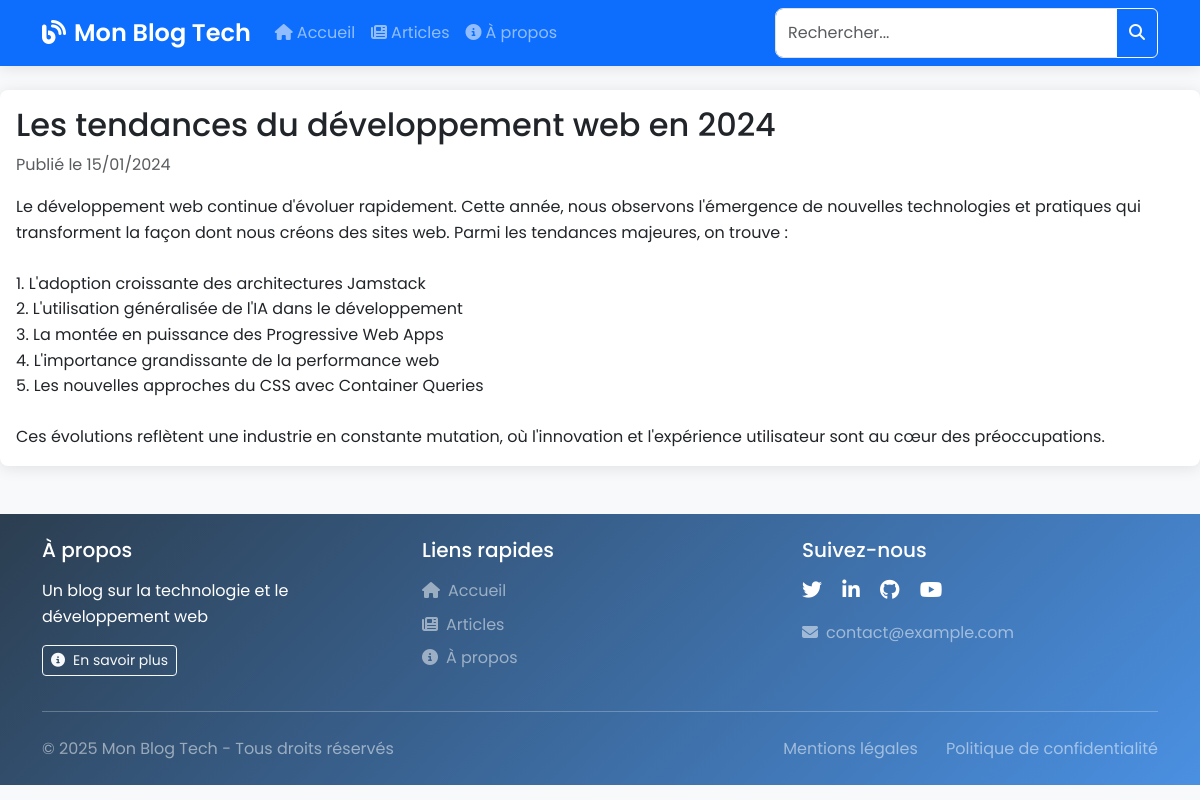
Page /jour5/articles/article.php?id=1 on the committed database.
### tables this page shows
CREATE TABLE IF NOT EXISTS articles (
    id INT AUTO_INCREMENT PRIMARY KEY,
    titre VARCHAR(255) NOT NULL,
    contenu TEXT NOT NULL,
    date_creation TIMESTAMP DEFAULT CURRENT_TIMESTAMP
);

### jour5/articles/article.php (the view, shortened to what this page needs)
<?php
require_once('../includes/db.php');
require_once('../includes/header.php');
if (isset($_GET['id'])) {
    $article_id = $_GET['id'];
    $stmt = $pdo->prepare("SELECT * FROM articles WHERE id = ?");
    $stmt->execute([$article_id]);
    $article = $stmt->fetch();
    if ($article) {
        echo '<div class="card mb-4">';
        echo '<div class="card-body">';
        echo '<h2 class="card-title">' . htmlspecialchars($article['titre']) . '</h2>';
        echo '<p class="text-muted">Publié le ' . date('d/m/Y', strtotime($article['date_creation'])) . '</p>';
        echo '<div class="card-text">' . nl2br(htmlspecialchars($article['contenu'])) . '</div>';
        echo '</div>';
        echo '</div>';
    } else {
        echo '<div class="alert alert-warning">Article non trouvé.</div>';
    }
} else {
    echo '<div class="alert alert-warning">Article non spécifié.</div>';
}
require_once('../includes/footer.php');
?>

### jour5/css/style.css (style rules this page uses)
:root { --primary-color: #4a90e2; --secondary-color: #2c3e50; --accent-color: #e74c3c; --text-color: #333; --light-gray: #f8f9fa; --border-radius: 8px; --box-shadow: 0 2px 15px rgba(0, 0, 0, 0.1); }
body { font-family: 'Poppins', sans-serif; line-height: 1.6; color: var(--text-color); background-color: var(--light-gray); }
.card { border: none; border-radius: var(--border-radius); box-shadow: var(--box-shadow); transition: transform 0.3s ease; }
.card, .comment-card { animation: fadeIn 0.5s ease-out; }

### rows in the picture
articles: titre "Les tendances du développement web en 2024", date_creation "15/01/2024", contenu "Le développement web continue d'évoluer rapidement. Cette année, nous observons l'émergence de nouvelles technologies et pratiques qui transforment la façon dont nous créons des sites web. Parmi les tendances majeures, on trouve : 1. L'adoption croissante des architectures Jamstack 2. L'utilisation généralisée de l'IA dans le développement 3. La montée en puissance des Progressive Web Apps 4. L'importance grandissante de la performance web 5. Les nouvelles approches du CSS avec Container Queries Ces évolutions reflètent une industrie en constante mutation, où l'innovation et l'expérience utilisateur sont au cœur des préoccupations."

### other values in the picture
SITE_TITLE "Mon Blog Tech"
SITE_DESCRIPTION "Un blog sur la technologie et le développement web"
